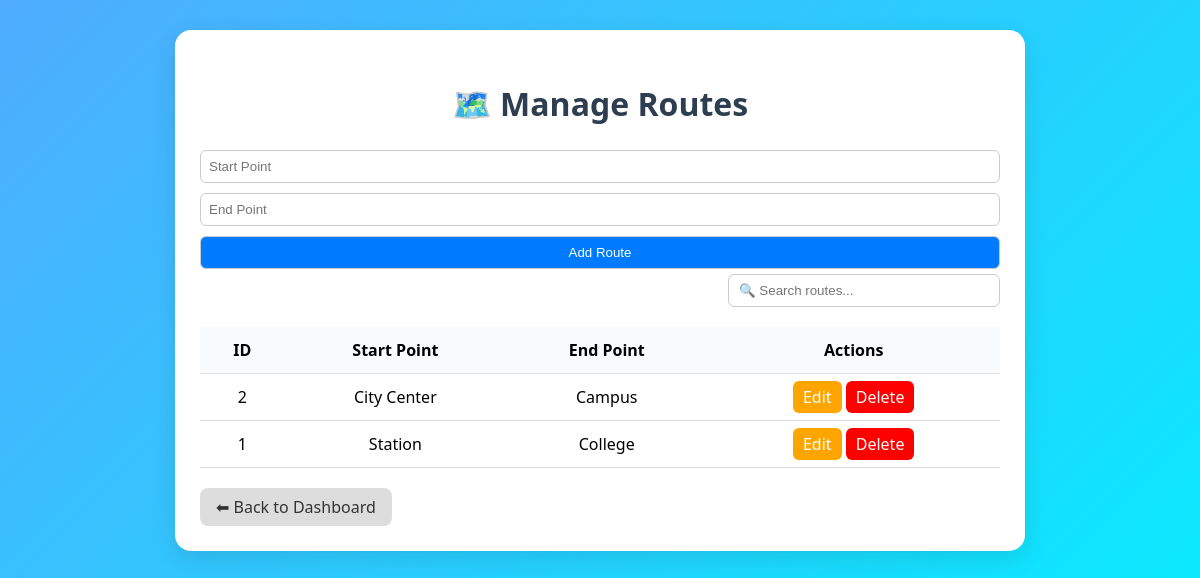
Screenshot of /admin/manage_routes.php with the database file from the repository.
### tables this page shows
CREATE TABLE routes (
    route_id INT AUTO_INCREMENT PRIMARY KEY,
    route_name VARCHAR(100) NOT NULL,
    start_point VARCHAR(100),
    end_point VARCHAR(100),
    created_at TIMESTAMP DEFAULT CURRENT_TIMESTAMP
);

### admin/manage_routes.php (the view, shortened to what this page needs)
<?php
include '../db_connect.php';
$routes = $conn->query("SELECT * FROM routes ORDER BY route_id DESC")->fetchAll(PDO::FETCH_ASSOC);
$edit_route = null;
?>
<!DOCTYPE html>
<html lang="en">
<head>
</head>
<body>
<div class="card">
    <h2>🗺️ Manage Routes</h2>
    <form method="POST">
        <input type="text" name="start_point" placeholder="Start Point" value="<?= $edit_route['start_point'] ?? '' ?>" required>
        <input type="text" name="end_point" placeholder="End Point" value="<?= $edit_route['end_point'] ?? '' ?>" required>
        <button type="submit"><?= isset($edit_route) ? "Update Route" : "Add Route" ?></button>
    </form>
    <div class="search-box">
        <input type="text" id="searchInput" placeholder="🔍 Search routes..." onkeyup="searchTable()">
    </div>
    <div class="table-container">
        <table>
            <thead>
                <tr>
                    <th>ID</th>
                    <th>Start Point</th>
                    <th>End Point</th>
                    <th>Actions</th>
                </tr>
            </thead>
            <tbody>
                <?php foreach ($routes as $route): ?>
                    <tr>
                        <td><?= $route['route_id'] ?></td>
                        <td><?= htmlspecialchars($route['start_point']) ?></td>
                        <td><?= htmlspecialchars($route['end_point']) ?></td>
                        <td>
                            <a class="action-btn edit-btn" href="manage_routes.php?edit_id=<?= $route['route_id'] ?>">Edit</a>
                            <a class="action-btn delete-btn" href="manage_routes.php?delete_id=<?= $route['route_id'] ?>" onclick="return confirm('Are you sure to delete this route?');">Delete</a>
                        </td>
                    </tr>
                <?php endforeach; ?>
            </tbody>
        </table>
    </div>
    <a href="../admin/dashboard.php" class="back-btn">⬅ Back to Dashboard</a>
</div>
</body>
</html>

### admin/manage_routes.php (style rules this page uses)
body { margin: 0; font-family: "Segoe UI", sans-serif; background: linear-gradient(135deg, #4facfe, #00f2fe); display: flex; justify-content: center; align-items: flex-start; min-height: 100vh; padding: 30px; }
.card { width: 100%; max-width: 800px; background: white; padding: 25px; border-radius: 16px; box-shadow: 0 8px 25px rgba(0,0,0,0.1); }
h2 { text-align: center; font-size: 2rem; margin-bottom: 20px; color: #2c3e50; }
form input, form button { padding: 8px; margin: 5px 0; border-radius: 6px; border: 1px solid #ccc; width: 100%; box-sizing: border-box; }
button { background: #007bff; color: white; border: none; cursor: pointer; transition: 0.3s; }
.table-container { overflow-x: auto; margin-top: 20px; max-height: 60vh; }
table { width: 100%; border-collapse: collapse; min-width: 400px; }
th, td { padding: 12px; text-align: center; border-bottom: 1px solid #ddd; }
th { background: #f9fafb; position: sticky; top: 0; }
.action-btn { padding: 5px 10px; border-radius: 6px; text-decoration: none; color: white; }
.edit-btn { background: orange; }
.delete-btn { background: red; }
.search-box { display: flex; justify-content: flex-end; margin-bottom: 15px; }
.search-box input { padding: 8px 10px; width: 250px; border-radius: 6px; border: 1px solid #ccc; outline: none; }
.back-btn { display: inline-block; margin-top: 20px; background: #ddd; color: #333; padding: 8px 16px; border-radius: 8px; text-decoration: none; transition: 0.3s; }

### rows the page displays
routes: route_id "2", start_point "City Center", end_point "Campus"
routes: route_id "1", start_point "Station", end_point "College"
